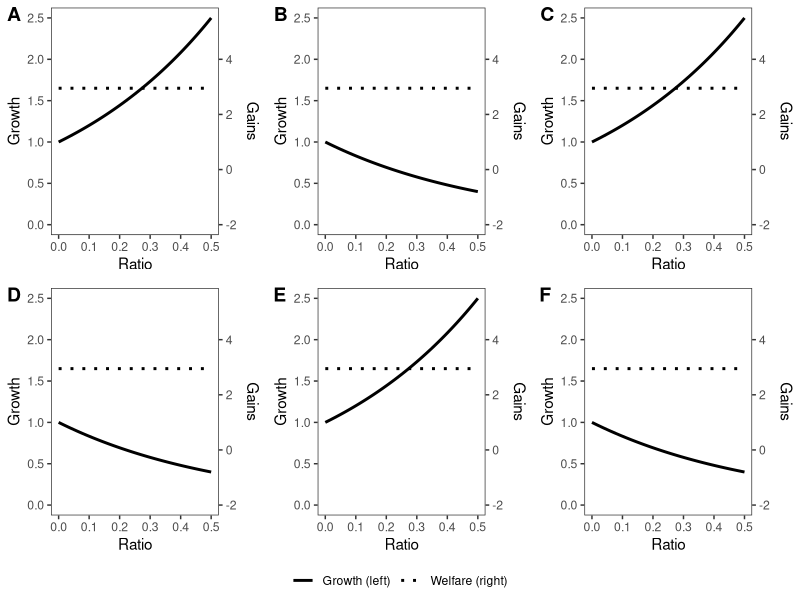
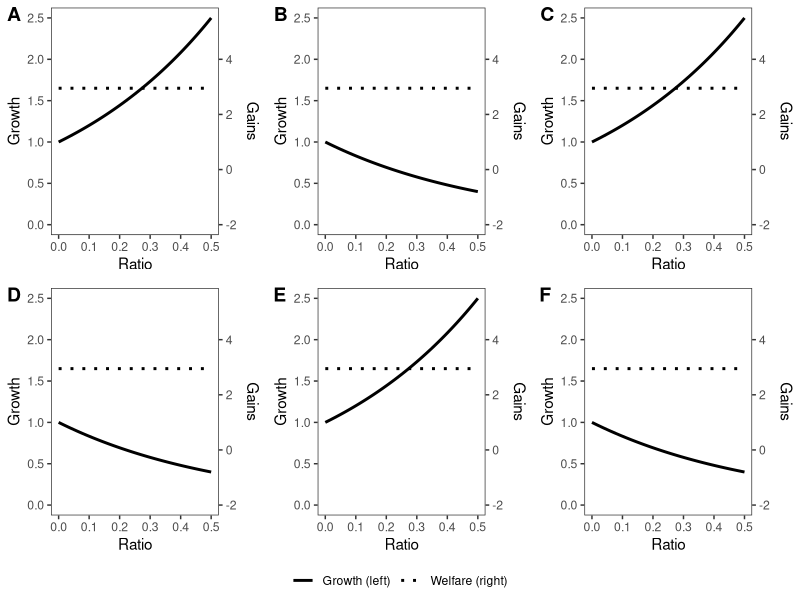

Write R code to recreate these figures, in order.
# Multiple line graphs, shared legend

# Thomas Sampson, “Dynamic Selection: An Idea Flows Theory of Entry, Trade, and Growth,” 
# The Quarterly Journal of Economics 131, no. 1 (2016): 353


library(ggplot2)
library(magrittr)
library(haven)
library(tidyverse)
library(ggpubr)

#Define Function
f <- function(x, a, b) a * exp(b*x)
g <- function(x, a, b) a * exp(-b*x)

#Main frame
df <- data.frame(
  para1 = c(1.65,1),
  para2 = c(0,2*log(2.5)),
  label = c("Welfare (right)", "Growth (left)")
)

lc = c("Welfare (right)" = 3, "Growth (left)" = 1)

# Dataset for plot 1
p1df <- df %>%
  crossing(x = seq(0,0.5,0.01)) %>%
  mutate(y = f(x,para1,para2))

# plot 1
p1 <- ggplot(p1df, aes(x=x,y=y,linetype=label)) + 
  geom_line (size = 1) + 
  coord_cartesian(
    ylim = c(0,2.5)
  ) +
  scale_linetype_manual(values = lc) + 
  scale_y_continuous(
    sec.axis = sec_axis(~ (.-1) * 3 +1, name = "Gains")
  ) +
  labs(
    x = "Ratio",
    y = "Growth",
    linetype = "Legend"
  ) +
  theme_bw() + 
  theme(
    panel.grid.major = element_blank(),
    panel.grid.minor = element_blank(),
    legend.title = element_blank(),
    legend.position = c(0.2,0.8)
  ) 

# Dataset for plot 2
p2df <- p1df %>%
  mutate(y = g(x,para1,para2))

# plot 2
p2 <- ggplot(p2df, aes(x=x,y=y,linetype=label)) + 
  geom_line (size = 1) + 
  coord_cartesian(
    ylim = c(0,2.5)
  ) +
  scale_linetype_manual(values = lc) + 
  scale_y_continuous(
    sec.axis = sec_axis(~ (.-1) * 3 +1, name = "Gains")
  ) +
  labs(
    x = "Ratio",
    y = "Growth",
    linetype = "Legend"
  ) +
  theme_bw() + 
  theme(
    panel.grid.major = element_blank(),
    panel.grid.minor = element_blank(),
    legend.title = element_blank(),
    legend.position = c(0.2,0.8)
  ) 

# Emulate grid using plots 1 and 2
ggarrange(p1, p2, p1, p2, p1, p2, 
          ncol=3, nrow=2, 
          labels = "AUTO",
          common.legend = TRUE, legend="bottom")

ggsave(path=output_dir, filename="Line Graph QJE 9.png", width=8, height=6)
# Save as Example
# ggsave(path="src/relationship/", filename="Line Graph QJE 9-example.png", width=8, height=6)

